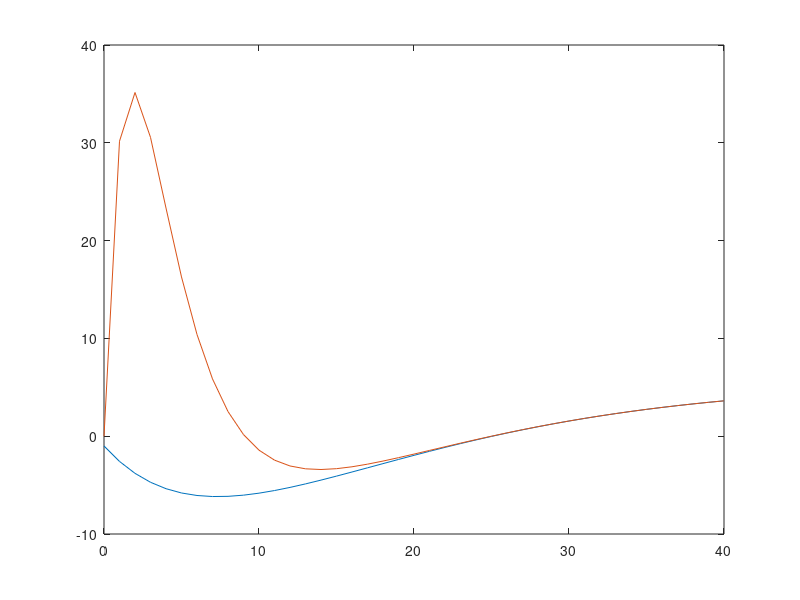

This chart was generated by the following MATLAB code:
A =[1.8097 -0.8187; 1 0];
B = [0.5; 0];
C =[0.1810 -0.1810];
D = 0;
L=place(A',C',[.5 .7])';

x=[-1;1]; % initial state
xhat=[0;0]; % initial estimate
XX=x;
XXhat=xhat;
T=40;
UU=.1*ones(1,T); % input signal
for k=0:T-1,
    u=UU(k+1);
    y=C*x+D*u;
    yhat=C*xhat+D*u;
    x=A*x+B*u;
    xhat=A*xhat+B*u+L*(y-yhat);
    XX=[XX,x];
    XXhat=[XXhat,xhat];
end
plot(0:T,[XX(1,:);XXhat(1,:)]);

